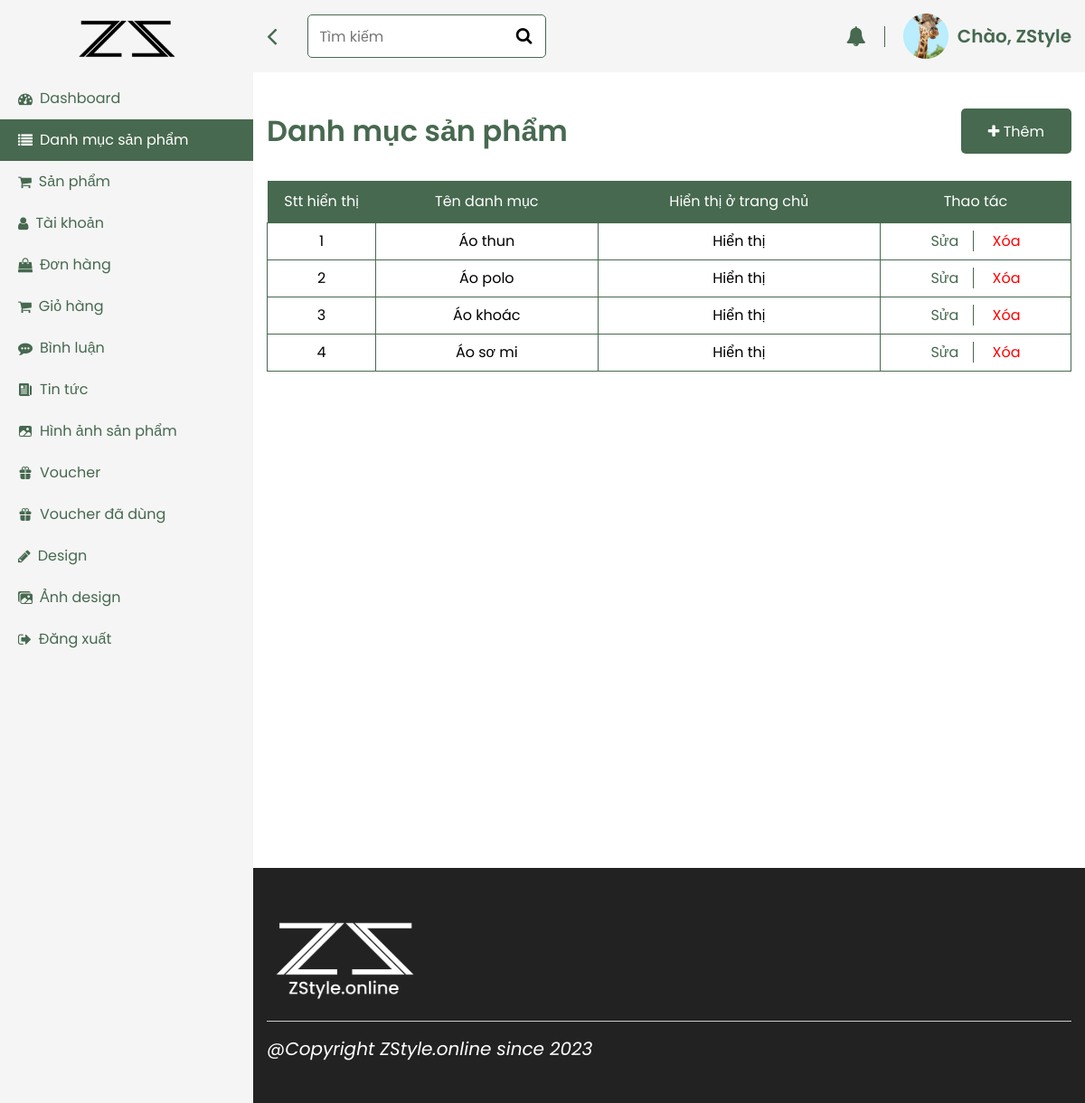
The page /view/admin/index.php?pg=catalog (signed in) on the database its author committed.
### tables this page shows
CREATE TABLE `catalog` (
  `id` int(3) NOT NULL,
  `name` varchar(50) NOT NULL,
  `stt` int(3) NOT NULL DEFAULT 0,
  `sethome` tinyint(1) NOT NULL DEFAULT 0
);

### model/connectdb.php (called while the page is built, shortened)
<?php
function pdo_get_connection(){
   $dburl = "mysql:host=localhost;dbname=zstyle;charset=utf8";
   $username = 'root';
   $password = '';
   $conn = new PDO($dburl, $username, $password);
   $conn->setAttribute(PDO::ATTR_ERRMODE, PDO::ERRMODE_EXCEPTION);
   return $conn;
}
function pdo_query($sql){
   $sql_args = array_slice(func_get_args(), 1);
   try{
       $conn = pdo_get_connection();
       $stmt = $conn->prepare($sql);
       $stmt->execute($sql_args);
       $rows = $stmt->fetchAll();
       return $rows;
   }
   catch(PDOException $e){
       throw $e;
   }
   finally{
       unset($conn);
   }
}
?>

### model/catalog.php (called while the page is built, shortened)
<?php
   function getcatalog(){
      $sql="SELECT * FROM catalog ORDER BY stt";
      return pdo_query($sql);
   }
?>

### view/admin/catalog.php (the view, shortened to what this page needs)
<?php
    $html_catalog='';
    foreach ($catalog as $item) {
        extract($item);
        if($sethome==0){
            $sethome='Không hiển thị';
        }else{
            $sethome='Hiển thị';
        }
        $html_catalog.='<tr>
        <td>'.$stt.'</td>
        <td>'.$name.'</td>
        <td>'.$sethome.'</td>
        <td>
            <a href="index.php?pg=updatecatalog&id='.$id.'" class="edit">Sửa</a>
            <a href="index.php?pg=delcatalog&id='.$id.'" class="del">Xóa</a>
        </td>
        </tr>
        ';
    }
?>
<div class="main">
        <div class="header-main">
          <div class="header-left">
            <div class="header-bar">
              <i class="fa fa-angle-left icon-bar" aria-hidden="true"></i>
            </div>
            <form action="index.php?pg=catalog" method="post" class="header-form">
              <div class="header-input">
                <input name="keywordcatalog" type="text" placeholder="Tìm kiếm " />
                <div class="header-input-icon">
                  <button name="searchcatalog"><i class="fa fa-search" aria-hidden="true"></i></button>
                </div>
              </div>
            </form>
          </div>
          <div class="header-right">
            <div class="header-bell">
              <i class="fa fa-bell" aria-hidden="true"></i>
            </div>
            <div class="header-auth">
              <div class="header-avatar">
                <img src="../layout/assets/images/avatar.png" alt="" />
              </div>
              <div class="header-name">Chào, ZStyle</div>
            </div>
          </div>
        </div>
        <div class="dashboard">
          <div class="container">
<div class="dashboard-content" data-tab="2">
              <div class="dashboard-heading">
                <h2 class="title-primary">Danh mục sản phẩm</h2>
                <button class="dashboard-add">
                  <i class="fa fa-plus" aria-hidden="true"></i>
                  Thêm
                </button>
              </div>
                <table class="product">
                <thead>
                  <tr>
                    <th>Stt hiển thị</th>
                    <th>Tên danh mục</th>
                    <th>Hiển thị ở trang chủ</th>
                    <th>Thao tác</th>
                  </tr>
                </thead>
                <tbody>
                    <?=$html_catalog;?>
                </tbody>
              </table>
            </div>

### view/layout/assets/css/admin.css (style rules this page uses)
*, *:before, *:after { box-sizing: border-box; }
* { margin: 0; padding: 0; font: inherit; list-style: none; text-decoration: none; }
:root { --primary-color: #47694f; --white: #ffffff; --bg: #799881; --font: "Poppins", sans-serif; --black: #000; --text-heading: #46694f; --bg-footer: #222222; --red: #f00; --hover: #80b885; }
img, picture, svg, video { display: block; max-width: 100%; }
input, select, textarea { background-color: transparent; outline: none; }
button { cursor: pointer; background-color: transparent; outline: none; border: 0; }
body { min-height: 100vh; font-weight: 400; font-size: 16px; line-height: 1; font-family: var(--font); font-size: 16px; }
.container { max-width: 1330px; margin: 0 auto; padding: 0 15px; }
.header-main { display: flex; justify-content: space-between; align-items: center; }
.header-left { display: flex; justify-content: space-between; align-items: center; gap: 34px; }
.header-form { margin-right: 180px; width: 280px; padding-right: 16px; }
.header-input { position: relative; }
.header-input input { width: 100%; height: 48px; border-radius: 5px; border: 1px solid #46694f; padding: 6px 48px 6px 12px; background-color: var(--white); }
.header-input-icon { position: absolute; right: 0; top: 0; padding-right: 16px; font-size: 19px; line-height: 48px; }
.header-bar { cursor: pointer; font-size: 32px; color: var(--text-heading); }
.header-right { display: flex; justify-content: space-between; align-items: center; gap: 20px; }
.header-bell { color: var(--text-heading); padding-right: 20px; font-size: 22px; border-right: 1px solid var(--text-heading); }
.header-auth { display: flex; gap: 10px; align-items: center; }
.header-name { color: var(--text-heading); font-size: 20px; font-weight: 600; }
.dashboard { position: relative; padding: 40px 0; }
.main { position: absolute; width: calc(100% - 280px); left: 280px; min-height: 100vh; transition: 0.2s linear; }
.header-main { background-color: #f5f5f5; padding: 15px; }
.dashboard-content { min-height: 100vh; }
.dashboard-heading { display: flex; justify-content: space-between; align-items: center; }
.title-primary { font-size: 32px; color: var(--primary-color); font-weight: 600; }
.dashboard-add { padding: 10px 30px; background-color: var(--text-heading); color: var(--white); border-radius: 5px; height: 50px; }
.edit { color: var(--text-heading); padding-right: 16px; border-right: 1px solid var(--text-heading); }
.del { color: red; padding-left: 16px; }
.product { width: 100%; border-collapse: collapse; caption-side: bottom; margin-top: 30px; }
.product thead tr th { padding: 15px; color: var(--white); background-color: var(--text-heading); text-align: left; border: #000; text-align: center; }
.product thead tr th:nth-child(1) { width: 120px; }
.product tbody tr td { padding: 12px; text-align: center; border: 1px solid var(--text-heading); }

### rows shown on the page
catalog: stt "1", name "Áo thun", sethome "Hiển thị"
catalog: stt "2", name "Áo polo", sethome "Hiển thị"
catalog: stt "3", name "Áo khoác", sethome "Hiển thị"
catalog: stt "4", name "Áo sơ mi", sethome "Hiển thị"
